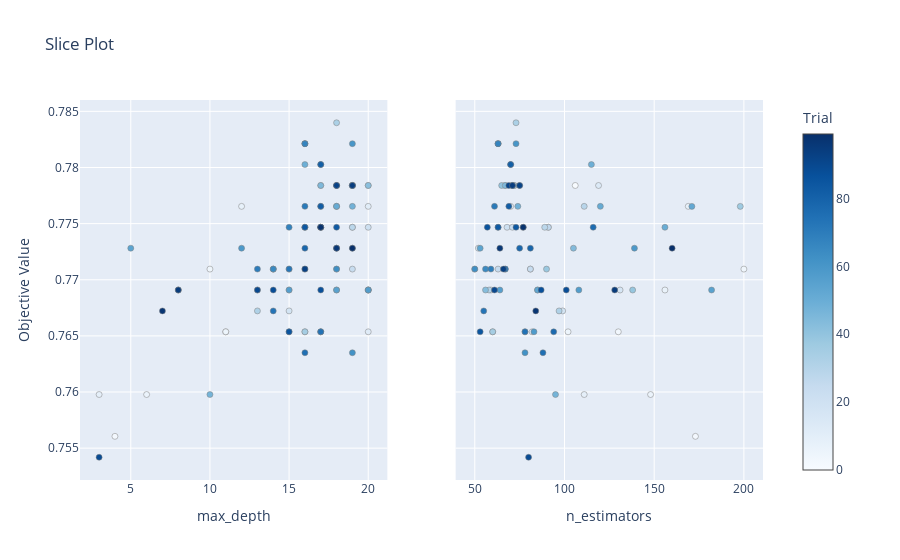

Notebook code cell kept with this figure:
### Code cell
# 3. Slice Plot - Individually plots objective function vs each hyperparameter

plot_slice(study).show()
